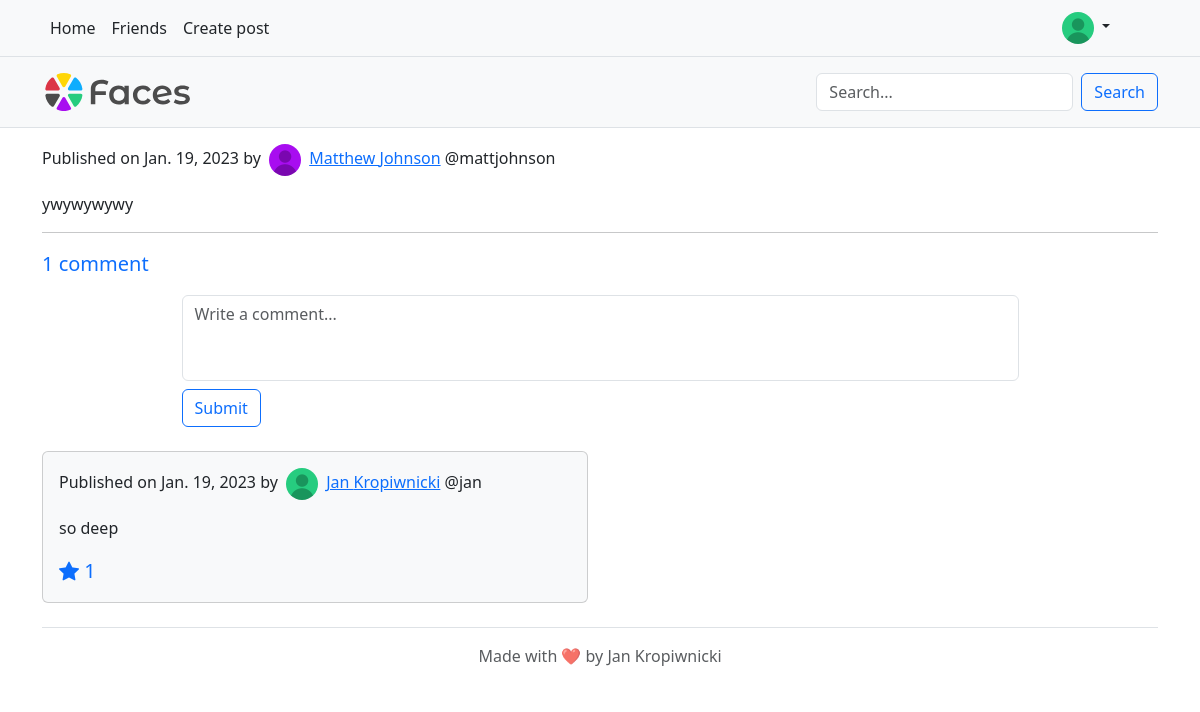
Before: /50 (signed in) with the older database file.
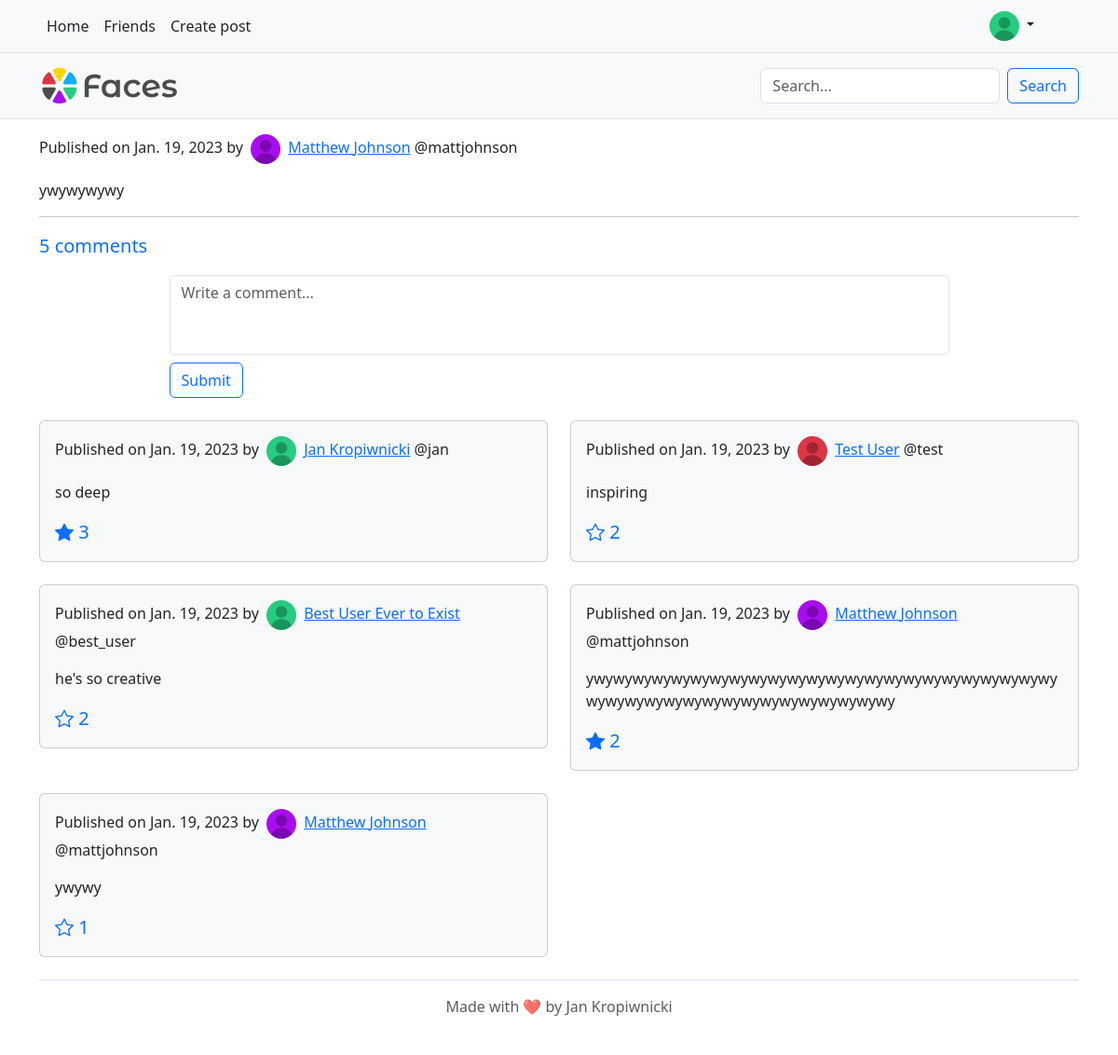
After: the same page with the newer database file.
### facebook2_app/models.py (models this page shows)
class ProfilePicture(models.Model):
    user = models.OneToOneField(User, on_delete=models.CASCADE)
    url = models.URLField()

class Post(models.Model):
    content = models.TextField()
    author = models.ForeignKey(Person, on_delete=models.CASCADE)
    date = models.DateTimeField()

class Person(models.Model):
    user = models.OneToOneField(User, on_delete=models.CASCADE)
    friends = models.ManyToManyField("self")

class Comment(models.Model):
    post = models.ForeignKey(Post, on_delete=models.CASCADE)
    author = models.ForeignKey(Person, on_delete=models.CASCADE)
    content = models.TextField()
    date = models.DateTimeField()

### facebook2_app/views.py (the view)
# urls.py: path('<int:post_id>', facebook2_app.views.post_page, name="post_page"),
def post_page(request, post_id):
    post = get_object_or_404(Post, id=post_id)
    return render(request, 'post-page.html', {"post": post, "post_content": post.content.split("\r\n"), "like_count":
                  len(post.likeprofile_set.all()), "comment_count": len(post.comment_set.all()),
                                              "comments": [{"object": x, "like_count": len(x.likeprofile_set.all())}
                                                           for x in post.comment_set.all()]})

### templates/post-page.html (shortened to what this page needs)
{% extends 'base.html' %}
{% load static %}
{% block content %}
    {% if user.is_authenticated %}
        <p>
            Published on {{ post.date.date }} by
            <img src="{% static post.author.user.profilepicture.url %}" alt="{{ post.0.author.user.username }}" class="rounded-circle mx-1" width="32" height="32">
            <a href="{% url 'user' post.author.user.username %}">
            {{ post.author.user.first_name }} {{ post.author.user.last_name }}</a>
            @{{ post.author.user.username }}
        </p>
        <p>
            {% for line in post_content %}
                {{ line }}<br>
            {% endfor %}
        </p>
        <hr>
        <span class="lead text-primary">{{ comment_count }} comment{% if comment_count != 1 %}s{% endif %}</span>
        <div class="d-flex justify-content-center">
            <form method="post" class="w-75 mt-3" action="{% url 'submit_comment' post.id %}">
                <textarea class="form-control" name="comment" placeholder="Write a comment..." rows="3" maxlength="1024" style="resize: none"></textarea>
                <button class="btn btn-outline-primary mt-2 mb-4" type="submit">Submit</button>
            </form>
        </div>
        <div class="row g-4">
            {% for comment in comments %}
                <div class="col-md-6">
                    <div class="p-3 card bg-light">
                        <p>
                            Published on {{ comment.object.date.date }} by
                            <img src="{% static comment.object.author.user.profilepicture.url %}" alt="{{ post.0.author.user.username }}" class="rounded-circle mx-1" width="32" height="32">
                            <a href="{% url 'user' comment.object.author.user.username %}">
                            {{ comment.object.author.user.first_name }} {{ comment.object.author.user.last_name }}</a>
                            @{{ comment.object.author.user.username }}
                        </p>
                        <p>{{ comment.object.content }}</p>
                        <p class="lead text-primary mb-0">
                            {% if user.likeprofile in comment.object.likeprofile_set.all %}
                                <a id="like-{{ comment.object.id }}" onclick="dislike_{{ comment.object.id }}()"><i class="bi bi-star-fill"></i></a>
                            {% else %}
                                <a id="like-{{ comment.object.id }}" onclick="like_{{ comment.object.id }}()"><i class="bi bi-star"></i></a>
                            {% endif %}
                            <span id="like-count-{{ comment.object.id }}">{{ comment.like_count }}</span>
                        </p>
                    </div>
                </div>
            {% endfor %}
        </div>
    {% endif %}
{% endblock %}

### templates/base.html (shortened to what this page needs)
{% load static %}
<!DOCTYPE html>
<html lang="en">
<head>
    <link href="https://cdn.jsdelivr.net/npm/bootstrap@5.3.0-alpha1/dist/css/bootstrap.min.css" rel="stylesheet"
>
    <link rel="stylesheet" href="https://cdn.jsdelivr.net/npm/bootstrap-icons@1.10.3/font/bootstrap-icons.css">
</head>
<body>
    <header class="py-3 mb-4 border-bottom bg-light fixed-top">
        <div class="container d-flex flex-wrap justify-content-center">
            <a href="/" class="d-flex align-items-center me-5 me-lg-auto text-dark text-decoration-none">
                <img class="bi me-1" height="38" src="{% static 'img/faces.svg' %}" alt="Faces logo">
            </a>
            {% if user.is_authenticated %}
                <form method="get" class="d-flex mt-3 mt-md-0" role="search" action="{% url 'search_results' %}">
                    <input class="form-control me-2" name="q" type="search" placeholder="Search..." aria-label="Search"
                           value="{% block query %}{% endblock %}">
                    <button class="btn btn-outline-primary" type="submit">Search</button>
                </form>
            {% endif %}
        </div>
    </header>
    <nav class="navbar navbar-expand-md py-2 bg-light border-bottom fixed-top">
        <div class="container d-flex flex-wrap">
            <div class="collapse navbar-collapse" id="navbarCollapse">
                {% if not user.is_authenticated %}
                    <ul class="nav me-auto">
                        <li class="nav-item"><a href="#" class="nav-link link-dark px-2 active" aria-current="page">Home</a></li>
                        <li class="nav-item"><a href="#" class="nav-link link-dark px-2">About</a></li>
                        <li class="nav-item"><a href="#" class="nav-link link-dark px-2">FAQs</a></li>
                        <li class="nav-item"><a href="#" class="nav-link link-dark px-2">Contact</a></li>
                    </ul>
                    <ul class="nav">
                        <li class="nav-item"><a href="{% url 'login' %}" class="nav-link link-dark px-2">Login</a></li>
                        <li class="nav-item"><a href="{% url 'register' %}" class="nav-link link-dark px-2">Sign up</a></li>
                    </ul>
                {% else %}
                    <ul class="nav me-auto">
                        <li class="nav-item"><a href="{% url 'index' %}" class="nav-link link-dark px-2 active" aria-current="page">Home</a></li>
                        <li class="nav-item"><a href="{% url 'friends' %}" class="nav-link link-dark px-2">Friends</a></li>
                        <li class="nav-item"><a href="{% url 'create_post' %}" class="nav-link link-dark px-2">Create post</a></li>
                    </ul>
                    <div class="dropdown me-5">
                        <a href="#" class="d-block link-dark text-decoration-none dropdown-toggle" data-bs-toggle="dropdown" aria-expanded="false">
                            <img src="{% static user.profilepicture.url %}" alt="{{ user.username }}" class="rounded-circle" width="32" height="32">
                        </a>
                    </div>
                {% endif %}
            </div>
        </div>
    </nav>
    <div class="container-sm">
        <main>
            {% block content %}
            {% endblock %}
        </main>
        <footer class="py-3 my-4 border-top text-center text-muted">
            Made with ❤️ by Jan Kropiwnicki
        </footer>
    </div>
</body>
</html>

### templates/base.html (style rules this page uses)
header { top: 57px !important; }
body { padding-top: 9rem; }

Changed rows visible on the page:
computed for Comment "so deep": like_count "1" → "3"
added Comment: object "Jan. 19, 2023", author.url (picture), object.author.user.first_name "Test", object.author.user.last_name "User", object.author.user.username "test", object.content "inspiring", like_count "2"
added Comment: object "Jan. 19, 2023", author.url (picture), object.author.user.first_name "Best User", object.author.user.last_name "Ever to Exist", object.author.user.username "best_user", object.content "he's so creative", like_count "2"
added Comment: object "Jan. 19, 2023", author.url (picture), object.author.user.first_name "Matthew", object.author.user.last_name "Johnson", object.author.user.username "mattjohnson", object.content "ywywywywywywywywywywywywywywywywywywywywywywywywywywywywywywywywywywywywywywywywy", like_count "2"
added Comment: object "Jan. 19, 2023", author.url (picture), object.author.user.first_name "Matthew", object.author.user.last_name "Johnson", object.author.user.username "mattjohnson", object.content "ywywy", like_count "1"
Other visible differences:
{{ comment_count }}: "1" → "5"
text now shown: "s"
